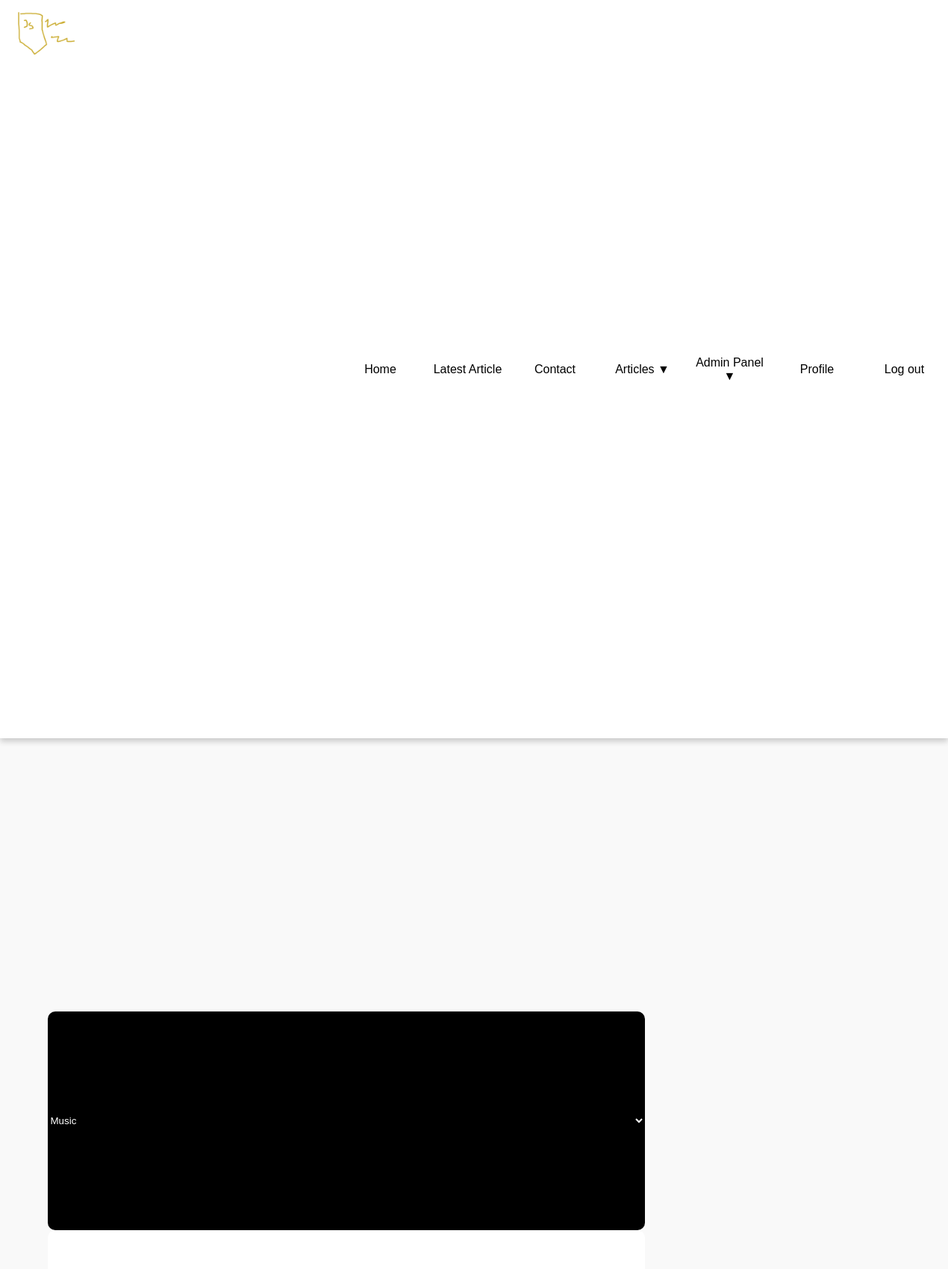
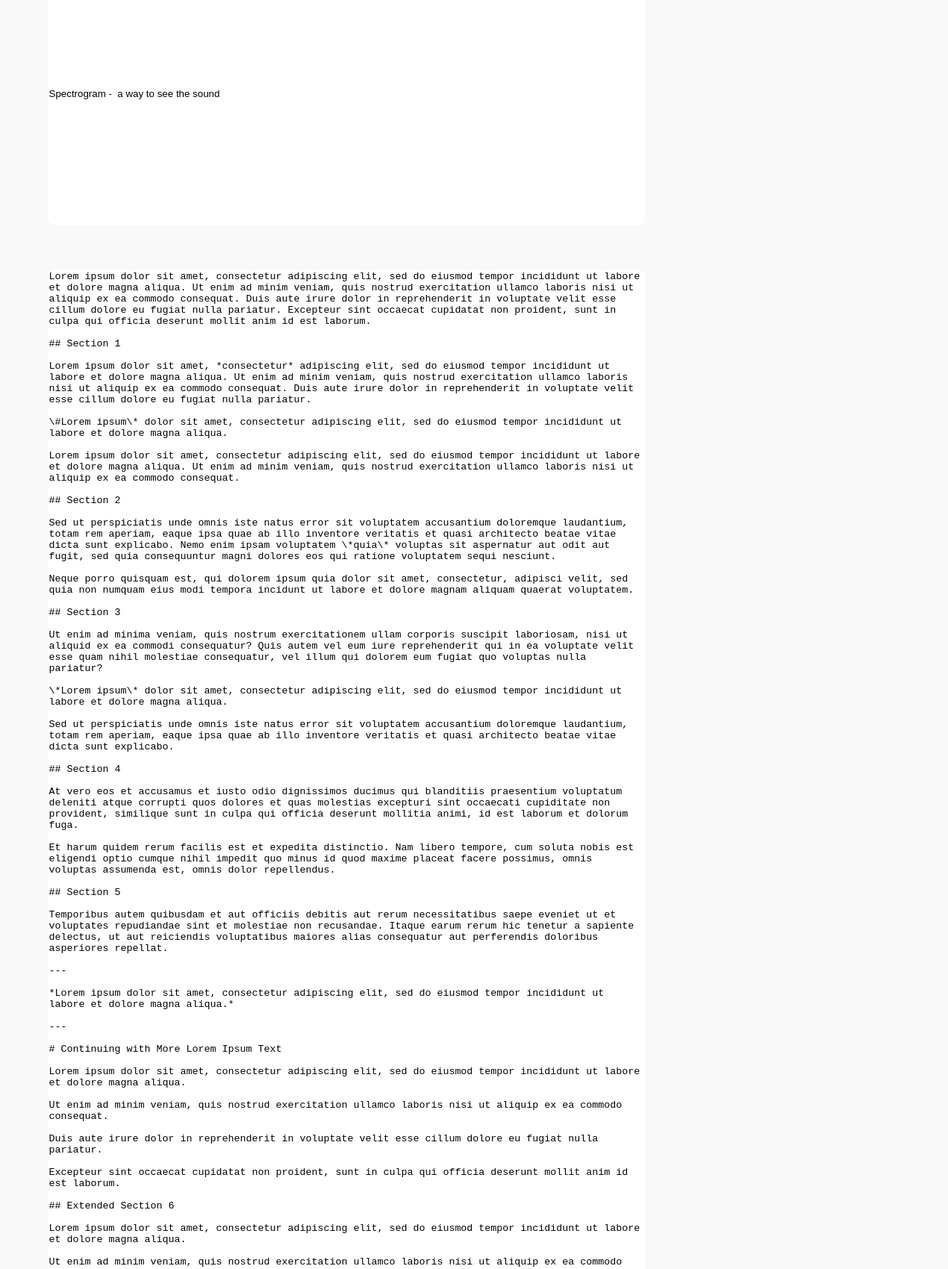
/managearticle.php?id=29 (signed in, upper part), run on the app's committed database (2 pictures, top to bottom).
### tables this page shows
CREATE TABLE `articles` (
  `id` int(11) NOT NULL,
  `title` text DEFAULT NULL,
  `article` text DEFAULT NULL,
  `ownerID` int(11) DEFAULT NULL,
  `date` date DEFAULT NULL,
  `image` text DEFAULT NULL,
  `categoryID` int(11) DEFAULT NULL
);

CREATE TABLE `categories` (
  `categoryID` int(11) NOT NULL,
  `category` text DEFAULT NULL
);

### managearticle.php (the view, shortened to what this page needs)
<?php
include('php/functions.php');
$categories = $con->query("SELECT * FROM categories")->fetch_all(MYSQLI_ASSOC);
if(isset($_GET['id'])){
    $id = $_GET['id'];
    $query = $con->prepare("SELECT * FROM articles WHERE id = ?");
    $query->bind_param("i", $id);
    $query->execute();
    $result = $query->get_result();
    if($result->num_rows > 0){
        $editarticle = $result->fetch_assoc();
    }
}
?>
<!DOCTYPE html>
<html lang="pl">
<head>
    <link rel="stylesheet" href="style.css">
</head>
<body>
    <div class="container">
        <main class="managearticle">
            <form action="managearticle.php" method="post">
                <select name="category" required>
                <?php
                foreach($categories as $categoryOption){
                    echo "<option value=".$categoryOption['categoryID'];
                    if(isset($editarticle)){
                        if($categoryOption['categoryID'] == $editarticle['categoryID']){
                            echo " selected ";
                        }
                    }
                    else if($categoryOption['categoryID'] == 4){
                        echo " selected ";
                    }
                    echo ">".$categoryOption['category']."</option>";
                }
                ?>
                </select>
                <?php
                if(isset($editarticle)){
                    $title = $editarticle['title'];
                    $article = $editarticle['article'];
                    $ownerID = $editarticle['ownerID'];
                    echo "<input type=\"hidden\" name=\"id\" value=\"$id\" required>
                    <input type=\"hidden\" name=\"ownerID\" value=\"$ownerID\">
                    <input type=\"text\" placeholder=\"Title\" value=\"$title\" name=\"title\" required>
                    <textarea name=\"article\" placeholder=\"Put your entire article here, the area can be resized if prefered\" required>$article</textarea>
                    <input type=\"submit\" value=\"Save and update\">";
                }
                ?>
            </form>
        </main>
    </div>
</body>
</html>

### style.css (style rules this page uses)
html,body { margin: 0; padding: 0; width: 100%; scrollbar-width: none; -ms-overflow-style: none; scroll-behavior: smooth; }
.container { width: 100%; display: flex; flex-direction: column; flex-wrap: wrap; background-color: #f9f9f9; }
main { min-height: 85vh; margin-left: 5%; display: flex; flex-direction: column; flex-wrap: wrap; align-content: space-around; align-items: center; }
.managearticle { height: auto; width: 100%; margin-top: 5vh; margin-bottom: 5vh; display: flex; flex-direction: row; flex-wrap: wrap; }
.managearticle > form { height: auto; width: 63%; display: flex; flex-direction: column; text-align: start; }
.managearticle > form select { background-color: #000; color: white; transition: 0.3s ease; height: 4vh; }
.managearticle * { border:none; border-radius: 10px; }
.managearticle input { height: 4.8vh; margin-bottom: 0.8vh; }
.managearticle textarea { margin-bottom: 0.8vh; height: 72vh; resize: vertical; }

### data on the page
articles: category "Music", title "Spectrogram - a way to see the sound", article "Lorem ipsum dolor sit amet, consectetur adipiscing elit, sed do eiusmod tempor incididunt ut labore et dolore magna aliqua. Ut enim ad minim veniam, quis nostrud exercitation ullamco laboris nisi ut aliquip ex ea commodo consequat. Duis aute irure dolor in reprehenderit in voluptate velit esse cillum dolore eu fugiat nulla pariatur. Excepteur sint occaecat cupidatat non proident, sunt in culpa qui officia deserunt mollit anim id est laborum. ## Section 1 Lorem ipsum dolor sit amet, *consectetur* adipiscing elit, sed do eiusmod tempor incididunt ut labore et dolore magna aliqua. Ut enim ad minim veniam, quis nostrud exercitation ullamco laboris nisi ut aliquip ex ea commodo consequat. Duis…"
